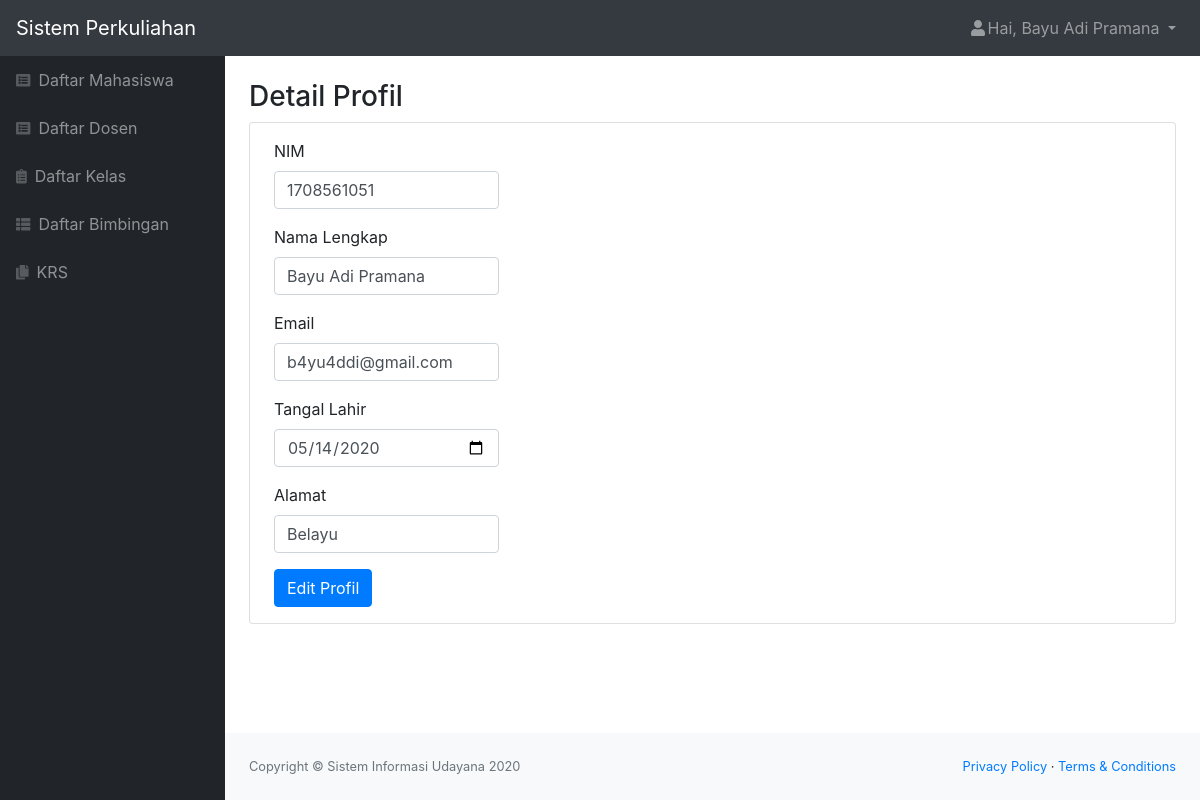
/profil_mahasiswa.php (signed in), run on the app's committed database.
### tables this page shows
CREATE TABLE `mahasiswa` (
  `id_mahasiswa` int(11) NOT NULL,
  `role` char(1) NOT NULL,
  `nim` char(10) NOT NULL,
  `nama` varchar(50) NOT NULL,
  `email` varchar(50) NOT NULL,
  `alamat` varchar(50) NOT NULL,
  `tanggal_lahir` date NOT NULL,
  `status` varchar(20) NOT NULL,
  `password` varchar(300) NOT NULL
);

### profil_mahasiswa.php (the view, shortened to what this page needs)
<?php
    include "function.php";
    $nama = $_SESSION['nama'];
    $role = $_SESSION['role'];
    $id = $_SESSION['id'];
    $queryUser = mysqli_query($koneksi, "SELECT * FROM mahasiswa WHERE id_mahasiswa = '$id'");
    $user = mysqli_fetch_assoc($queryUser);
?>
<!DOCTYPE html>
<html lang="en">
    <head>
        <link href="css/styles.css" rel="stylesheet" />
        <link href="https://cdn.datatables.net/1.10.20/css/dataTables.bootstrap4.min.css" rel="stylesheet" />
    </head>
    <body class="sb-nav-fixed">
        <nav class="sb-topnav navbar navbar-expand navbar-dark bg-dark">
            <a class="navbar-brand" href="index.html">Sistem Perkuliahan</a>
            <ul class="navbar-nav ml-auto">
                <li class="nav-item dropdown">
                    <a class="nav-link dropdown-toggle" id="userDropdown" href="#" role="button" data-toggle="dropdown" aria-haspopup="true" aria-expanded="false"><i class="fas fa-user fa-fw"></i>Hai, <?= $nama; ?> </a>
                </li>
            </ul>
        </nav>
        <div id="layoutSidenav">
            <div id="layoutSidenav_nav">
                <nav class="sb-sidenav accordion sb-sidenav-dark" id="sidenavAccordion">
                    <div class="sb-sidenav-menu">
                        <div class="nav">
                            <a class="nav-link" href="mahasiswa.php"
                                ><div class="sb-nav-link-icon"><i class="fas fa-list-alt"></i></div>
                                Daftar Mahasiswa</a
                            >
                            <a class="nav-link" href="dosen.php"
                                ><div class="sb-nav-link-icon"><i class="fas fa-list-alt"></i></div>
                                Daftar Dosen</a
                            >
                            <a class="nav-link" href="kelas.php"
                                ><div class="sb-nav-link-icon"><i class="fas fa-clipboard-list"></i></div>
                                Daftar Kelas</a
                            >
                            <a class="nav-link" href="bimbingan.php"
                                ><div class="sb-nav-link-icon"><i class="fas fa-th-list"></i></div>
                                Daftar Bimbingan</a
                            >
                            <?php if($role == "1") { ?>
                            <a class="nav-link" href="krs.php"
                                ><div class="sb-nav-link-icon"><i class="fas fa-copy"></i></div>
                                KRS</a>
                            <?php } ?>
                        </div>
                    </div>
                </nav>
            </div>
            <div id="layoutSidenav_content">
                <main>
                    <div class="container-fluid">
                        <h3 class="mt-4">Detail Profil</h3>
                        <div class="card mb-4">
                            <form action="function.php?act=editProfil&id_mahasiswa=<?= $user['id_mahasiswa']; ?>" id="edit" method="POST" >
                                <div class="form-group ml-4 py-3 mb-0">
                                    <label for="nim">NIM</label>
                                    <input type="text" class="form-control col-sm-3" id="nim" name="nim" value="<?= $user['nim']; ?>" >
                                </div>
                                <div class="form-group ml-4">
                                    <label for="nama">Nama Lengkap</label>
                                    <input type="text" class="form-control col-sm-3" id="nama" name="nama" value="<?= $user['nama']; ?>">
                                </div>
                                <div class="form-group ml-4">
                                    <label for="email">Email</label>
                                    <input type="text" class="form-control col-sm-3" id="email" name="email" value="<?= $user['email']; ?>">
                                </div>
                                <div class="form-group ml-4">
                                    <label for="tgl_lahir">Tangal Lahir</label>
                                    <input type="date" class="form-control col-sm-3" id="tgl_lahir" name="tgl_lahir" value="<?= $user['tanggal_lahir']; ?>">
                                </div>
                                <div class="form-group ml-4">
                                    <label for="alamat">Alamat</label>
                                    <input type="text" class="form-control col-sm-3" id="alamat" name="alamat" value="<?= $user['alamat']; ?>">
                                </div>
                                <input type="submit" name="edit_btn" id="edit" class="btn btn-primary ml-4 mb-3" value="Edit Profil">
                            </form>
                        </div>
                    </div>
                </main>
                <footer class="py-4 bg-light mt-auto">
                    <div class="container-fluid">
                        <div class="d-flex align-items-center justify-content-between small">
                            <div class="text-muted">Copyright &copy; Sistem Informasi Udayana 2020</div>
                            <div>
                                <a href="#">Privacy Policy</a>
                                &middot;
                                <a href="#">Terms &amp; Conditions</a>
                            </div>
                        </div>
                    </div>
                </footer>
            </div>
        </div>
    </body>
</html>

### data on the page
mahasiswa: nim "1708561051", nama "Bayu Adi Pramana", email "b4yu4ddi@gmail.com", tgl_lahir "05/14/2020", alamat "Belayu"

### other printed values
$nama "Bayu Adi Pramana"
